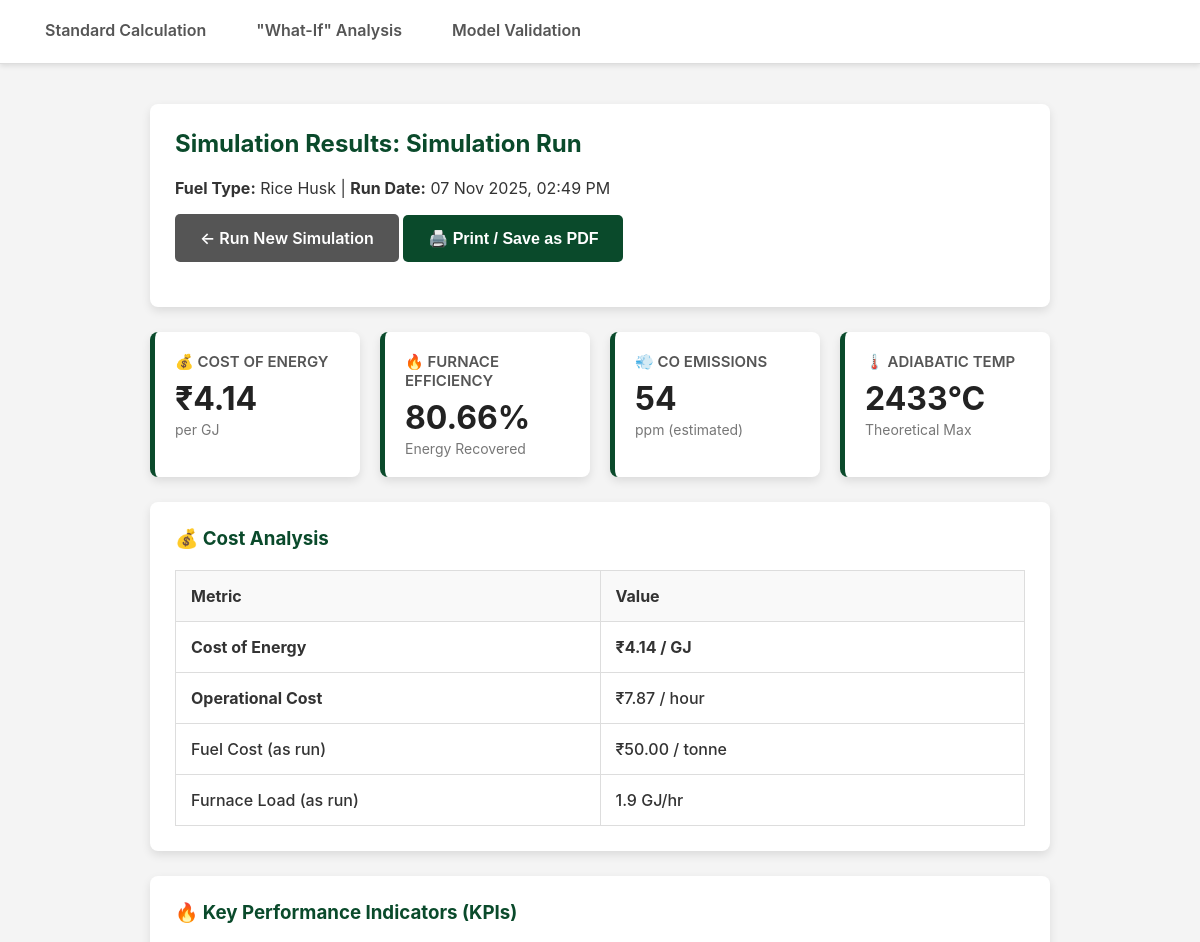
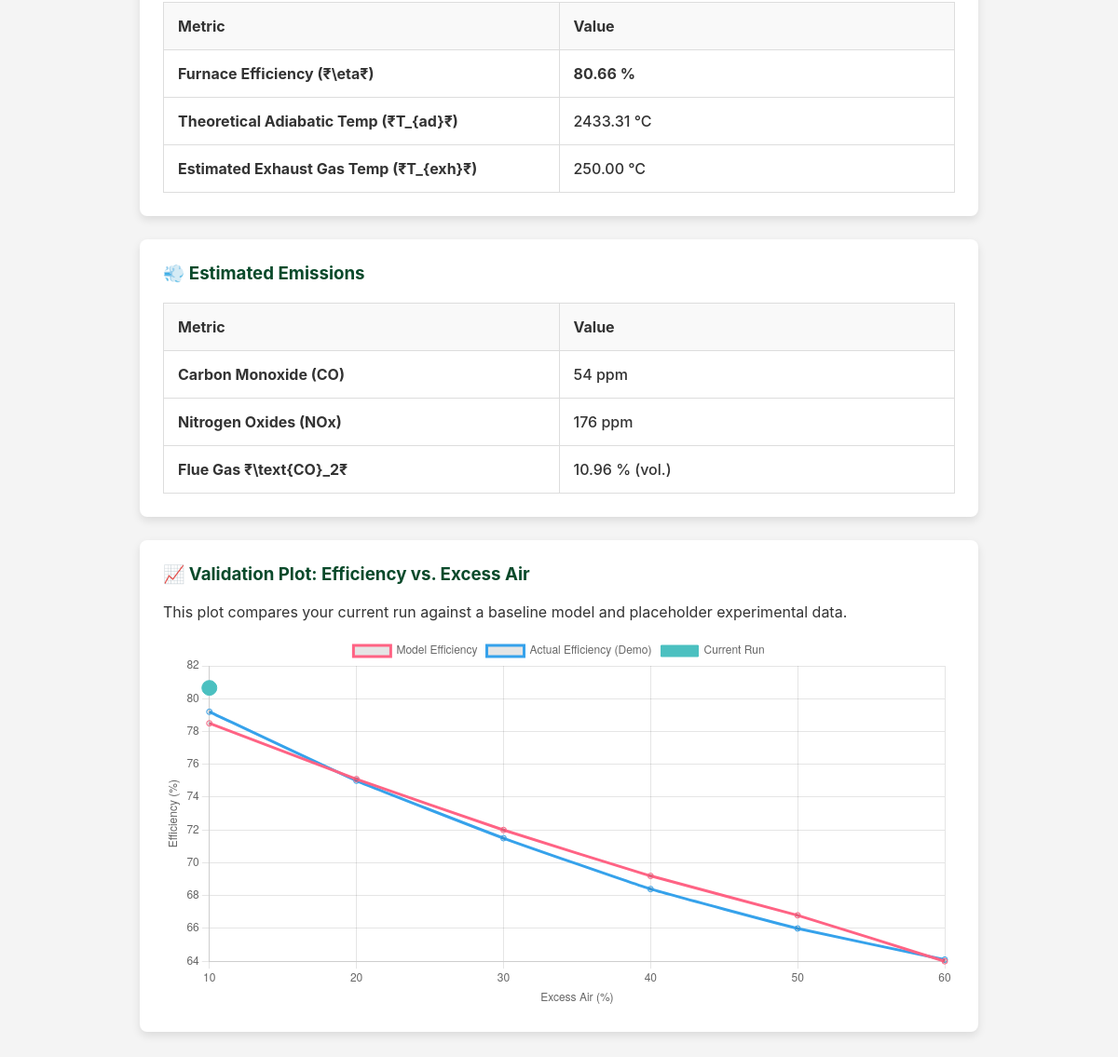
The app's page /results/17/ with its own data (2 pictures, top to bottom).
### combustion_app/models.py (models this page shows, shortened)
class FurnaceRun(models.Model):
    name = models.CharField(max_length=100, default="Simulation Run")
    run_date = models.DateTimeField(auto_now_add=True)
    fuel = models.ForeignKey(Fuel, on_delete=models.SET_NULL, null=True)
    moisture_percent = models.FloatField(default=10.0, verbose_name="Moisture (%)")
    excess_air_percent = models.FloatField(default=30.0, verbose_name="Excess Air (%)")
    furnace_load_gj_hour = models.FloatField(default=1.0, verbose_name="Furnace Load (GJ/hr)")
    calculated_efficiency = models.FloatField(null=True, blank=True, verbose_name="Efficiency (%)")
    exhaust_temp_c = models.FloatField(null=True, blank=True, verbose_name="Exhaust Temp (°C)")
    flue_gas_co2_percent = models.FloatField(null=True, blank=True, verbose_name="Flue Gas CO2 (%)")
    t_adiabatic_c = models.FloatField(null=True, blank=True, verbose_name="Adiabatic Temp (°C)")
    cost_per_gj = models.FloatField(null=True, blank=True, verbose_name="Cost (₹/GJ)")
    cost_per_hour = models.FloatField(null=True, blank=True, verbose_name="Cost (₹/hr)")
    emissions_co_ppm = models.FloatField(null=True, blank=True, verbose_name="CO (ppm)")
    emissions_nox_ppm = models.FloatField(null=True, blank=True, verbose_name="NOx (ppm)")

class Fuel(models.Model):
    name = models.CharField(max_length=100, unique=True)
    C = models.FloatField(default=0.35, verbose_name="Carbon (C) %")
    H = models.FloatField(default=0.04, verbose_name="Hydrogen (H) %")
    O = models.FloatField(default=0.40, verbose_name="Oxygen (O) %")
    N = models.FloatField(default=0.005, verbose_name="Nitrogen (N) %")
    S = models.FloatField(default=0.005, verbose_name="Sulfur (S) %")
    Ash = models.FloatField(default=0.20, verbose_name="Ash %")
    hhv_mj_kg = models.FloatField(default=16.0, verbose_name="HHV (MJ/kg)")
    cost_per_tonne = models.FloatField(default=50.0, verbose_name="Cost (₹/tonne)") # <-- NEW
    def get_analysis_dict(self):
        return {
            'C': self.C, 'H': self.H, 'O': self.O,
            'N': self.N, 'S': self.S, 'Ash': self.Ash
        }

### combustion_app/views.py (the view)
# urls.py: path('results/<int:run_id>/', views.simulation_results, name='simulation_results'),
def simulation_results(request, run_id):
    run = get_object_or_404(FurnaceRun, id=run_id)
    if not run.fuel:
        messages.error(request, f"Cannot display results for Run ID {run.id}. This run has no associated fuel. Please run a new simulation.")
        return redirect('simulation_input')
    try:
        results = run_combustion_model(run.fuel, run.moisture_percent, run.excess_air_percent, run.furnace_load_gj_hour)
        validation_data = results['validation_data']
    except Exception as e:
        messages.error(request, f"Error calculating results: {e}")
        return redirect('simulation_input')
    chart_data = {
        'labels': validation_data['excess_air_points'],
        'model_data': validation_data['model_efficiency'],
        'actual_data': validation_data['actual_efficiency'],
        'current_run': {'x': run.excess_air_percent, 'y': run.calculated_efficiency}
    }
    context = {
        'run': run,
        'title': 'Simulation Results & Validation',
        'chart_data': json.dumps(chart_data)
    }
    return render(request, 'combustion_app/results.html', context)

### combustion_app/templates/combustion_app/results.html
{% extends 'combustion_app/base.html' %}
{% block content %}
<div class="card">
    <h2>Simulation Results: {{ run.name }}</h2>
    <p>
        <strong>Fuel Type:</strong> {{ run.fuel.name }} |
        <strong>Run Date:</strong> {{ run.run_date|date:"d M Y, h:i A" }}
    </p>
    <a href="{% url 'simulation_input' %}" class="btn" style="background-color: #555; margin-bottom: 20px;">&larr; Run New Simulation</a>
    <button onclick="window.print()" class="btn" style="background-color: var(--primary-color); margin-bottom: 20px;">
        🖨️ Print / Save as PDF
    </button>
</div>
<div class="stats-grid">
    <div class="stat-card">
        <h4>💰 Cost of Energy</h4>
        <div class="stat-value">
            ₹{{ run.cost_per_gj|floatformat:2 }}
        </div>
        <div class="stat-context">
            per GJ
        </div>
    </div>
    <div class="stat-card">
        <h4>🔥 Furnace Efficiency</h4>
        <div class="stat-value">
            {{ run.calculated_efficiency|floatformat:2 }}%
        </div>
        <div class="stat-context">
            Energy Recovered
        </div>
    </div>
    <div class="stat-card">
        <h4>💨 CO Emissions</h4>
        <div class="stat-value">
            {{ run.emissions_co_ppm|floatformat:0 }}
        </div>
        <div class="stat-context">
            ppm (estimated)
        </div>
    </div>
    <div class="stat-card">
        <h4>🌡️ Adiabatic Temp</h4>
        <div class="stat-value">
            {{ run.t_adiabatic_c|floatformat:0 }}°C
        </div>
        <div class="stat-context">
            Theoretical Max
        </div>
    </div>
</div>
<div class="card">
    <h3>💰 Cost Analysis</h3>
    <table class="results-table">
        <tr>
            <th>Metric</th>
            <th>Value</th>
        </tr>
        <tr>
            <td><strong>Cost of Energy</strong></td>
            <td><strong>₹{{ run.cost_per_gj|floatformat:2 }} / GJ</strong></td>
        </tr>
        <tr>
            <td><strong>Operational Cost</strong></td>
            <td>₹{{ run.cost_per_hour|floatformat:2 }} / hour</td>
        </tr>
        <tr>
            <td>Fuel Cost (as run)</td>
            <td>₹{{ run.fuel.cost_per_tonne|floatformat:2 }} / tonne</td>
        </tr>
        <tr>
            <td>Furnace Load (as run)</td>
            <td>{{ run.furnace_load_gj_hour|floatformat:1 }} GJ/hr</td>
        </tr>
    </table>
</div>
<div class="card">
    <h3>🔥 Key Performance Indicators (KPIs)</h3>
    <table class="results-table">
        <tr>
            <th>Metric</th>
            <th>Value</th>
        </tr>
        <tr>
            <td><strong>Furnace Efficiency (₹\eta₹)</strong></td>
            <td><strong>{{ run.calculated_efficiency|floatformat:2 }} %</strong></td>
        </tr>
        <tr>
            <td><strong>Theoretical Adiabatic Temp (₹T_{ad}₹)</strong></td>
            <td>{{ run.t_adiabatic_c|floatformat:2 }} °C</td>
        </tr>
        <tr>
            <td><strong>Estimated Exhaust Gas Temp (₹T_{exh}₹)</strong></td>
            <td>{{ run.exhaust_temp_c|floatformat:2 }} °C</td>
        </tr>
    </table>
</div>
<div class="card">
    <h3>💨 Estimated Emissions</h3>
    <table class="results-table">
        <tr>
            <th>Metric</th>
            <th>Value</th>
        </tr>
        <tr>
            <td><strong>Carbon Monoxide (CO)</strong></td>
            <td>{{ run.emissions_co_ppm|floatformat:0 }} ppm</td>
        </tr>
        <tr>
            <td><strong>Nitrogen Oxides (NOx)</strong></td>
            <td>{{ run.emissions_nox_ppm|floatformat:0 }} ppm</td>
        </tr>
        <tr>
            <td><strong>Flue Gas ₹\text{CO}_2₹</strong></td>
            <td>{{ run.flue_gas_co2_percent|floatformat:2 }} % (vol.)</td>
        </tr>
    </table>
</div>
<div class="card">
    <h3>📈 Validation Plot: Efficiency vs. Excess Air</h3>
    <p>This plot compares your current run against a baseline model and placeholder experimental data.</p>
    <div style="width: 100%; height: 400px;">
        <canvas id="validationChart"></canvas>
    </div>
</div>
{% endblock %}
{% block scripts %}
{% if not is_pdf %}
<script>
    // ... (Your existing Chart.js script for 'validationChart') ...
    const chartData = JSON.parse('{{ chart_data|safe }}');
    const ctx = document.getElementById('validationChart').getContext('2d');
    const validationChart = new Chart(ctx, {
        type: 'line',
        data: {
            labels: chartData.labels,
            datasets: [
                {
                    label: 'Model Efficiency',
                    data: chartData.model_data,
                    borderColor: 'rgba(255, 99, 132, 1)',
                    fill: false,
                    tension: 0.1
                },
                {
                    label: 'Actual Efficiency (Demo)',
                    data: chartData.actual_data,
                    borderColor: 'rgba(54, 162, 235, 1)',
                    fill: false,
                    tension: 0.1
                },
                {
                    label: 'Current Run',
                    data: [{ x: chartData.current_run.x, y: chartData.current_run.y }],
                    borderColor: 'rgba(75, 192, 192, 1)',
                    pointRadius: 8,
                    backgroundColor: 'rgba(75, 192, 192, 1)',
                    pointHoverRadius: 10,
                    type: 'scatter',
                }
            ]
        },
        options: {
            responsive: true,
            maintainAspectRatio: false,
            scales: { x: { title: { display: true, text: 'Excess Air (%)' } },
                      y: { title: { display: true, text: 'Efficiency (%)' } } },
            plugins: { tooltip: { mode: 'index', intersect: false, } }
        }
    });
</script>
{% endif %} {% endblock %}

### records on screen
FurnaceRun: name "Simulation Run", fuel.name "Rice Husk", run_date "07 Nov 2025, 02:49 PM", cost_per_gj "4.14", calculated_efficiency "80.66", emissions_co_ppm "54", t_adiabatic_c "2433", cost_per_hour "7.87", fuel.cost_per_tonne "50.00", furnace_load_gj_hour "1.9", t_adiabatic_c "2433.31", exhaust_temp_c "250.00", emissions_nox_ppm "176", flue_gas_co2_percent "10.96"

### other values on screen
chart data {{ chart_data|safe }} {"labels": [10, 20, 30, 40, 50, 60], "model_data": [78.5, 75.1, 72.0, 69.2, 66.8, 64.0], "actual_data": [79.2, 75.0, 71.5, 68.4, 66.0, 64.1], "current_run": {"x": 55.0, "y": 80.65735080272555}}
